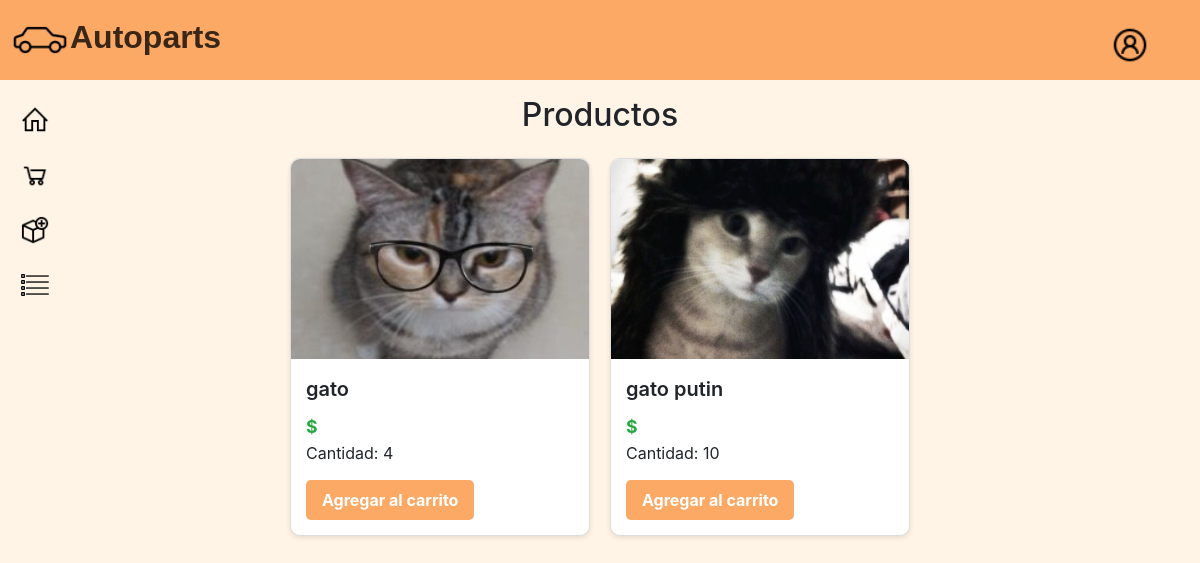
The page /lista2/ on the database as committed earlier.
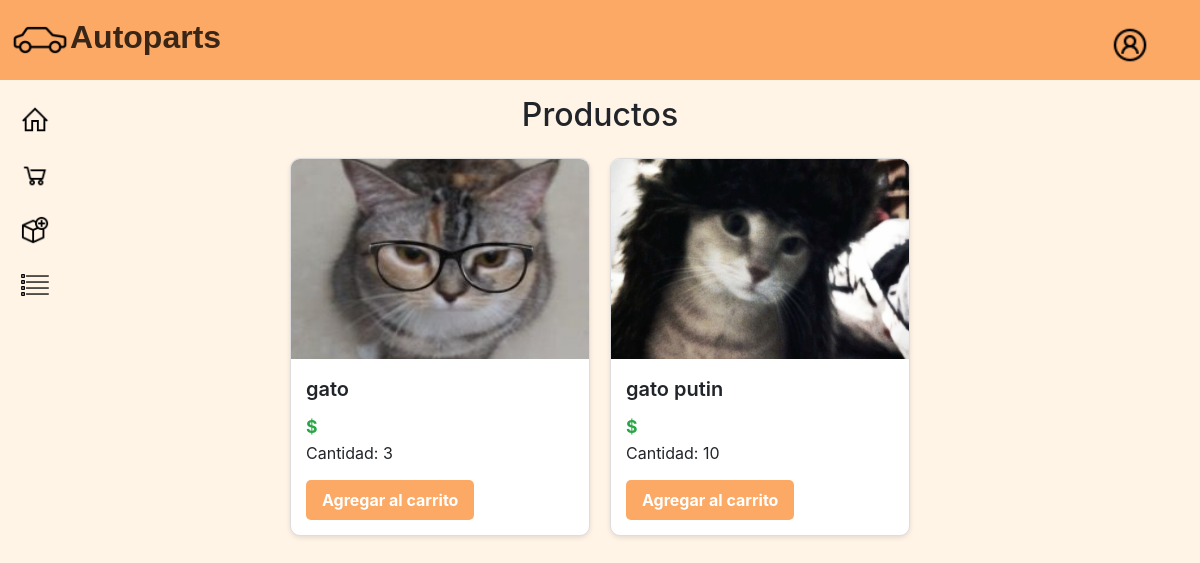
The same page on the database as committed later.
### app/models.py (models this page shows, shortened)
class Stock(models.Model):
    local = models.ForeignKey(Local, on_delete=models.CASCADE, related_name='stocks')
    producto = models.ForeignKey(Producto, on_delete=models.CASCADE, related_name='stocks')
    cantidad = models.PositiveIntegerField(default=0)  # Cantidad disponible de este producto en el local
    class Meta:
        unique_together = ('local', 'producto')  # Evitar duplicados, asegurando que no haya dos entradas para el mismo producto en un mismo local

class Producto(models.Model):
    id_producto = models.AutoField(primary_key=True)
    familia = models.ForeignKey(FamiliaProducto, on_delete=models.CASCADE, related_name='productos')
    nombre = models.CharField(max_length=150)
    precio_minorista = models.IntegerField()
    precio_mayorista = models.IntegerField(default=0)
    descripcion = models.TextField(blank=True)
    fecha_fabricacion = models.DateField(null=True, blank=True)
    imagen = models.ImageField(upload_to="productos", null=True, blank=True)
    stock_minimo = models.PositiveIntegerField(default=5)
    class Meta:
        db_table = 'app_producto'  # asegura que Django use tabla existente

### app/views.py (the view)
# urls.py: path('lista2/', lista2, name="lista2"),
def lista2(request):
    stocks = Stock.objects.select_related('producto', 'local').all()
    return render(request, 'crud/lista2.html', {'stocks': stocks})

### app/templates/crud/lista2.html
{% extends 'app/base.html' %}
{% load static %}
{% load humanize %}
{% block css %}
<link rel="stylesheet" href="https://stackpath.bootstrapcdn.com/bootstrap/4.5.2/css/bootstrap.min.css">
<link rel="stylesheet" href="{% static 'app/css/edit.css' %}">
{% endblock %}
{% block contenido %}
<div class="navbar-main" style="top: 0;">
      <div class="logo">
          <img src="{% static 'app/image/car.png' %}" alt="logo" height="60px">Autoparts
      </div>
      <div class="acnt">
         <div><a href=""><img src="{% static 'app/image/account.png' %}" alt="" width="30px"></a></div>
      </div>
      <div class="lateral-bar">
         <div><a href="{% url 'home' %}"><img src="{% static 'app/image/home.png' %}" alt="" width="30px"></a></div>
         <div><a href="{% url 'shoppingcart' %}"><img src="{% static 'app/image/shoppingcart.png' %}" alt="" width="30px"></a></div>
         <div><a href="{% url 'agregar' %}"><img src="{% static 'app/image/addproduct.png' %}" alt="" width="30px"></a></div>
         <div><a href="{% url 'lista2' %}"><img src="{% static 'app/image/list.png' %}" alt="" width="30px"></a></div>
     </div>
  </div>
<div class="container my-4 pt-5">
    <h2 class="text-center my-4">Productos</h2>
    <div class="product-grid">
    {% for stock in stocks %}
  <div class="product-card">
    {% if stock.producto.imagen %}
        <img src="{{ stock.producto.imagen.url }}" alt="{{ stock.producto.nombre }}" class="product-image">
    {% else %}
        <img src="{% static 'app/image/default-product.jpg' %}" alt="Imagen por defecto" class="product-image">
    {% endif %}
    <div class="product-details">
      <div class="product-name">{{ stock.producto.nombre }}</div>
      <div class="product-price">${{ stock.producto.precio }}</div>
      <div>Cantidad: {{ stock.cantidad }}</div>
      <div class="product-actions">
        <a href="{% url 'shoppingcart' %}" class="button add-to-cart">Agregar al carrito</a>
      </div>
    </div>
  </div>
{% empty %}
  <p>No hay stocks disponibles.</p>
    {% endfor %}
    </div>
</div>
{% endblock %}

### app/templates/app/base.html (shortened to what this page needs)
<!DOCTYPE html>
<html lang="en">
<head>
    {% load static %}
    <link rel="stylesheet" href="{% static 'app/css/style.css' %}">
    <link rel="stylesheet" href="https://cdn.jsdelivr.net/npm/bootstrap@5.3.3/dist/css/bootstrap.min.css" as="style"
        onload="this.onload=null;this.rel='stylesheet'"
>
    {% block css %}
    {% endblock %}
</head>
<body class="body-main">
    {% block contenido %}
    {% endblock %}
</body>
</html>

### app/static/app/css/style.css (style rules this page uses)
.body-main { background-color: rgb(255, 244, 230); }
.navbar-main { display: flex; background-color: rgb(252, 169, 102); height: 80px; width: 100%; justify-content: space-between; position: fixed; z-index: 5; }
.logo { height: 100%; text-align: center; align-content: center; color: rgba(0, 0, 0, 0.774); font-size: 2rem; font-family: "Cal Sans", sans-serif; font-weight: 700; left: 0; margin-left: 10px; }
.acnt img { display: flex; text-align: center; align-content: center; height: 100%; width: 40px; margin-top: 25px; margin-right: 50px; background-color: rgba(180, 180, 180, 0); align-items: center; }
.lateral-bar { display: flex; margin-top: 80px; height: 1000px; width: 300px; position: fixed; flex-direction: column; text-decoration: none; margin-left: 20px; }
.lateral-bar div { margin-top: 25px; }

### app/static/app/css/edit.css (style rules this page uses)
.product-grid { display: flex; flex-wrap: wrap; gap: 20px; justify-content: center; }
.product-card { width: 300px; border: 1px solid #ddd; border-radius: 10px; overflow: hidden; background-color: #fff; box-shadow: 0 2px 5px rgba(0,0,0,0.1); transition: transform 0.2s; }
.product-image { width: 100%; height: 200px; object-fit: cover; }
.product-details { padding: 15px; }
.product-name { font-size: 1.25rem; font-weight: 600; margin-bottom: 10px; }
.product-price { font-size: 1.1rem; color: #28a745; font-weight: bold; }
.product-actions { margin-top: 15px; display: flex; justify-content: space-between; }
.button { background-color: #fca966; color: white; border: none; padding: 8px 16px; border-radius: 5px; text-decoration: none; font-weight: bold; display: inline-block; cursor: pointer; transition: background-color 0.3s ease; }

Rows that differ between the two databases and show on the page:
changed Stock "gato": cantidad "4" → "3"
